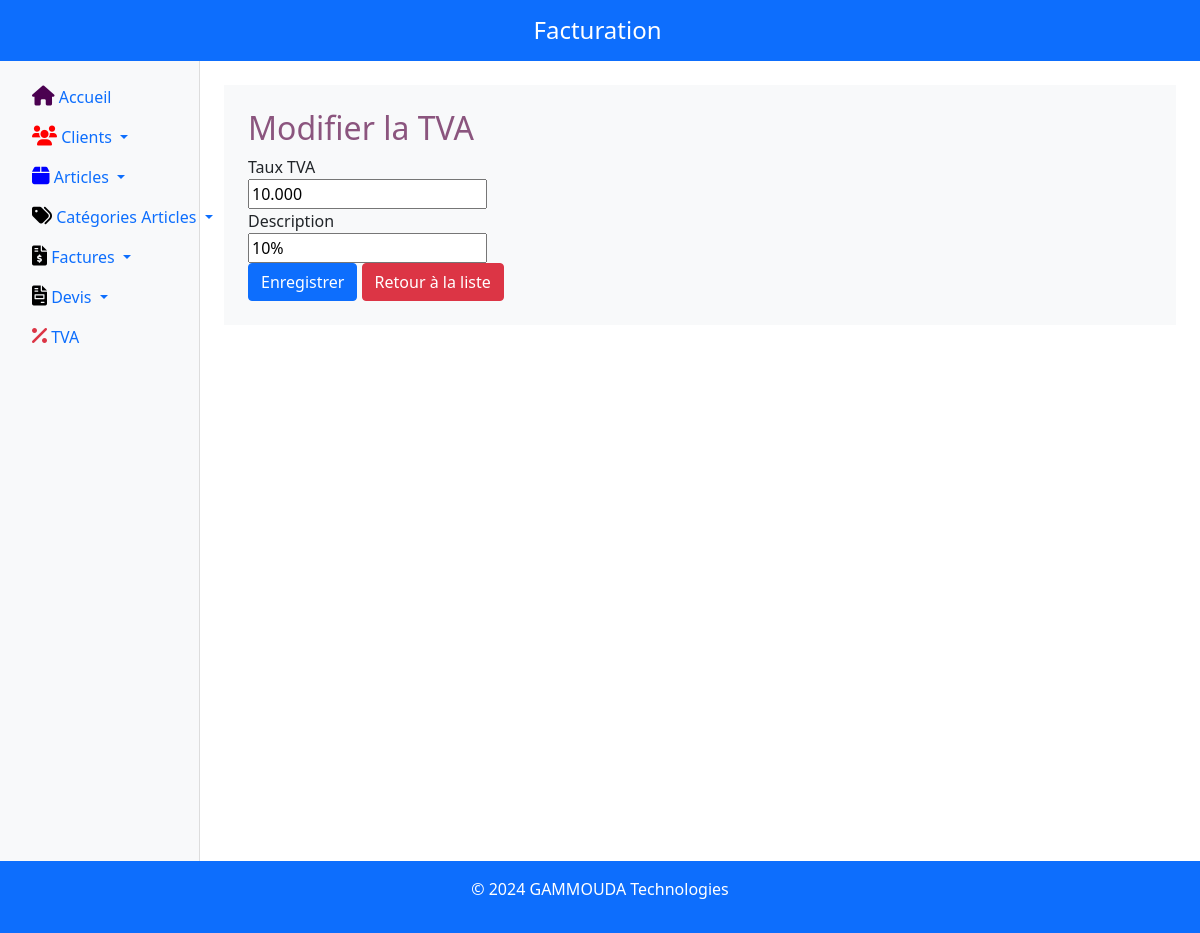
/tva/update/2/, run on an earlier commit of the app's database.
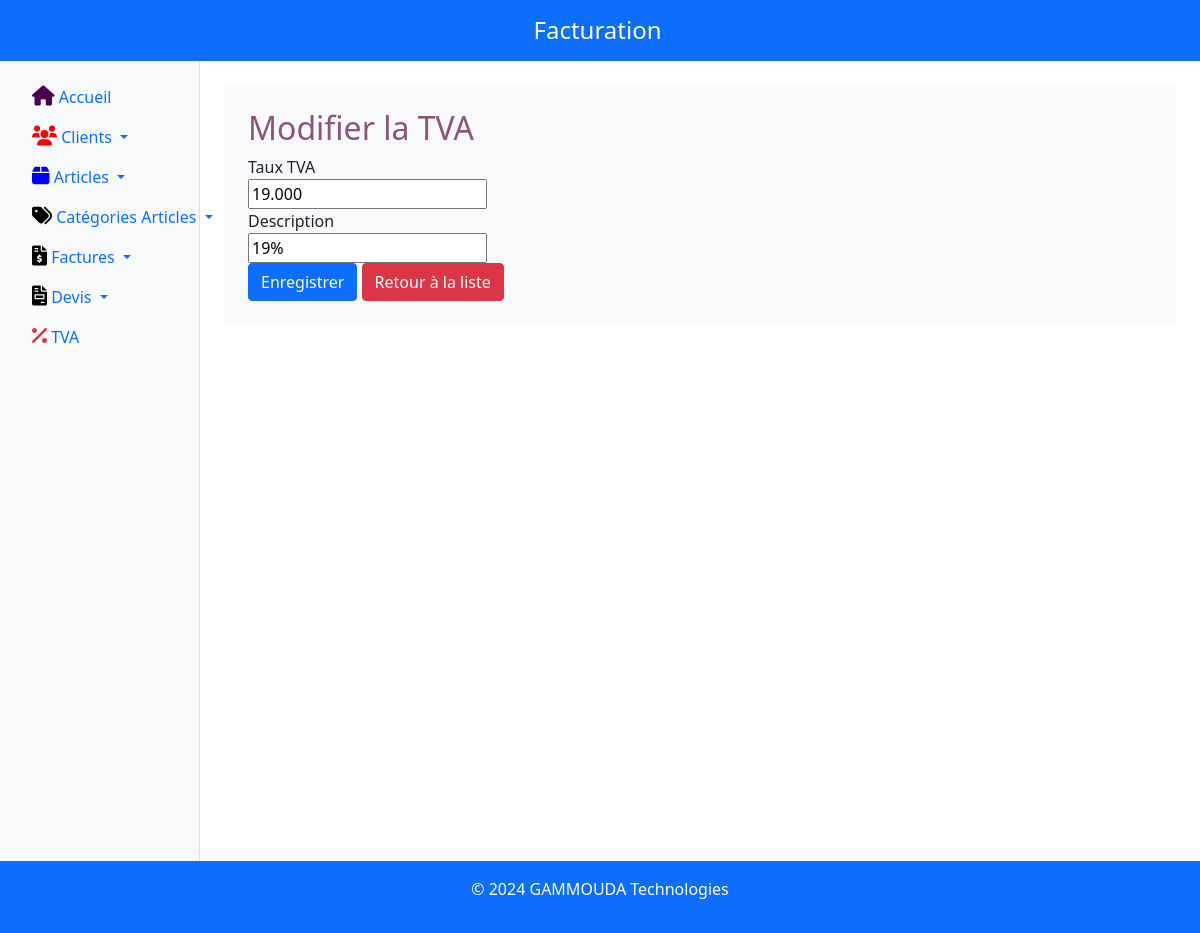
And on a later commit of the database.
### tva/models.py (models this page shows, shortened)
class TVA(models.Model):
    taux_tva = models.DecimalField(max_digits=5, decimal_places=3)
    description = models.CharField(max_length=100)

### tva/views.py (the view)
# urls.py: path('update/<int:tva_id>/', update_tva, name='update_tva'),  # Removed 'views.'
def update_tva(request, tva_id):
    tva_instance = get_object_or_404(TVA, id=tva_id)
    if request.method == 'POST':
        form = TVAForm(request.POST, instance=tva_instance)
        if form.is_valid():
            form.save()
            return redirect('list_tva')  # Redirect to the list of TVA after saving the update
    else:
        form = TVAForm(instance=tva_instance)
    return render(request, 'tva/update_tva.html', {'form': form, 'tva': tva_instance})

### tva/forms.py
class TVAForm(forms.ModelForm):
    class Meta:
        model = TVA
        fields = ['taux_tva', 'description']
        widgets = {
            'taux_tva': forms.NumberInput(attrs={'step': '0.01'}),
            'description': forms.TextInput(attrs={'placeholder': 'Enter a description'}),
        }

### tva/templates/tva/update_tva.html (shortened to what this page needs)
{% extends 'base.html' %}
{% block content %}
<h2 style="color: rgb(139, 85, 126);" class="font-weight-bold">Modifier la TVA</h2>
<form method="post" action="{% url 'update_tva' tva_id=tva.pk %}">
    <div class="form-row">
        <div class="form-group col-md-2">
            <label for="taux_tva" class="font-weight-bold">Taux TVA</label>
        </div>
        <div class="form-group col-md-4">
            {{ form.taux_tva }}
        </div>
    </div>
    <div class="form-row">
        <div class="form-group col-md-2">
            <label for="description" class="font-weight-bold">Description</label>
        </div>
        <div class="form-group col-md-4">
            {{ form.description }}
        </div>
    </div>
    <button type="submit" class="btn btn-primary">Enregistrer</button>
    <a href="{% url 'list_tva' %}" class="btn btn-danger">Retour à la liste</a>
</form>
{% endblock %}

What changed in the data, as far as the page shows it:
changed TVA: taux_tva "10.000" → "19.000"; description "10%" → "19%"
